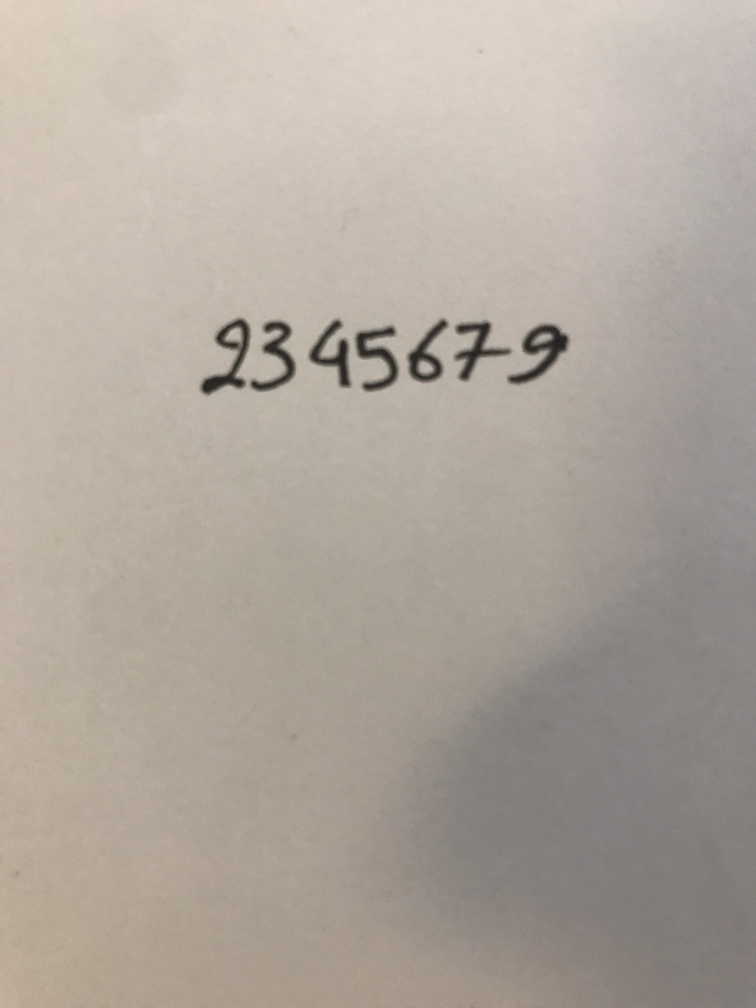
#> input picture datasets/digits/1.jpg, 3024 x 4032 px (shown at 1/4 size)
$ jupyter execute --allow-errors NumberDetectionModel.ipynb
#> lines starting #> are read from the running program, lines starting #| are printed output that depends on the picture; after the words box and inside, x2 and y2 are one past the last pixel; in counts of white or black regions, pixels touching at a corner belong together
### scanner.py
import numpy as np
import cv2
import matplotlib.pyplot as plt
from skimage.filters import threshold_local
import imutils

def show_images(images,figure,titles=None):
    #This function is used to show image(s) with titles by sending an array of images and an array of associated titles.
    # images[0] will be drawn with the title titles[0] if exists
    # You aren't required to understand this function, use it as-is.
    n_ims = len(images)
    if titles is None: titles = ['(%d)' % i for i in range(1,n_ims + 1)]
    fig = plt.figure(figure)
    n = 1
    for image,title in zip(images,titles):
        a = fig.add_subplot(1,n_ims,n)
        if image.ndim == 2:
            plt.gray()
        plt.imshow(image)
        a.set_title(title)
        n += 1
    fig.set_size_inches(np.array(fig.get_size_inches()) * n_ims)


class Scanner:
    """
    Class used to take captured image and transform it to scanned

    ...

    Attributes
    ----------
    img : np.ndarray
        image to be scanned
    original : np.ndarray
        original copy of the image kept for visualizing
    GAUSSIAN_SIZE : tuple
        Window size of gaussian filter
    CANNY_L_THRESH : int
        Low threshold of canny edge detector
    CANNY_H_THRESH : int
        High threshold of canny edge detector
    DILATION_SIZE : tuple
        Element size of dilation
    DILATION_ITERS : int
        Number of dilations
    EROSION_SIZE : tuple
        Element size of erosion
    EROSION_ITERS : int
        Number of erosions

    Methods
    -------
    get_edges()
        return an image wiht edges of original

    get_corners(edged)
        return return the corners of the scanned paper

    order_pts(pts)
        return an ordered version of the corners (top-left,top-right,bottom-right,bottom-left)

    get_dst_pts(rect)
        return the new dimension points for the scanned image

    trnasform(visualize=True)
        return the transfomed scanned paper
    """

    # [86 lines left out: functions __init__, get_edges, get_corners, order_pts, get_dst_pts, trnasform, not called in this run]

### NumberDetectionModel.ipynb
[cell 1]
import cv2
import matplotlib.pyplot as plt
import numpy as np
import imutils
from scanner import show_images

from sklearn.svm import  SVC
from sklearn.datasets import fetch_openml
from sklearn.model_selection import train_test_split,GridSearchCV
from sklearn.preprocessing import StandardScaler
from sklearn.pipeline import Pipeline

[cell 2]
img = cv2.imread('datasets/digits/1.jpg')[1000:1700,570:2400]
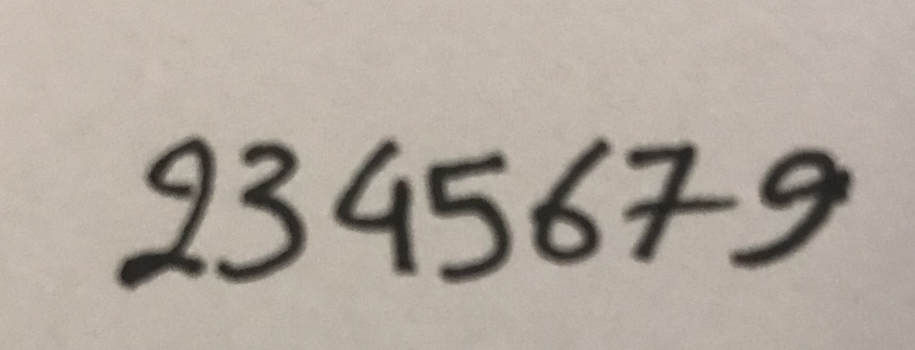
#> img: shape (700, 1830, 3) (shown at 1/2 size); mean B, G, R 157.5, 167.4, 176.1
vis_img = img.copy()
gray = cv2.cvtColor(img,cv2.COLOR_BGR2GRAY)
blur = cv2.GaussianBlur(gray,(5,5),0)
_,thresh =  cv2.threshold(blur, 150, 255,cv2.THRESH_BINARY_INV)
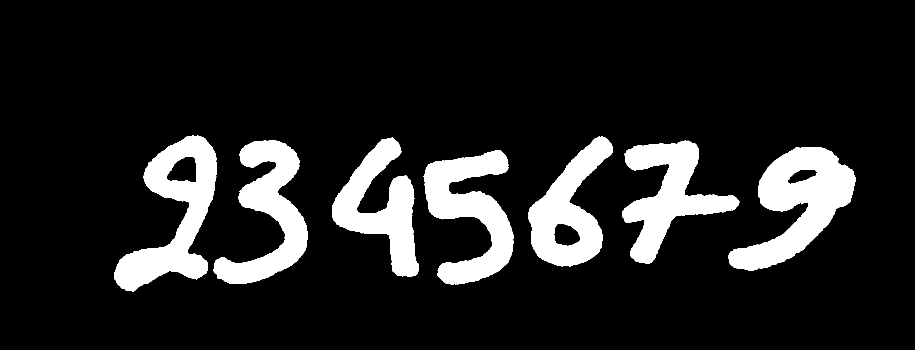
#> thresh: shape (700, 1830) (shown at 1/2 size); 13.1% white; 7 white regions
print(thresh)
#> (printed output is left out)

plt.imshow(thresh)

[cell 3]
# find contours in the thresholded image, then initialize the
# digit contours lists
cnts = cv2.findContours(thresh.copy(), cv2.RETR_EXTERNAL,cv2.CHAIN_APPROX_SIMPLE)
#> cnts = 7 contours; box (x1, y1, x2, y2) and area: (1457, 294, 1711, 541) 29482, (229, 271, 434, 583) 28548, (847, 300, 1027, 569) 23432, (1244, 281, 1479, 528) 22423, (427, 280, 615, 568) 22354, (1056, 273, 1225, 533) 22140, (664, 274, 838, 553) 20780
cnts = imutils.grab_contours(cnts)
digit_bb = []
# loop over the digit area candidates
for c in cnts:
	# compute the bounding box of the contour
	(x, y, w, h) = cv2.boundingRect(c)
	# if the contour is sufficiently large, it must be a digit
	if w >= 50 and (h >= 100 and h <= 800):
		digit_bb.append([x, y, w, h])
		cv2.drawContours(vis_img, [c], -1, (0, 255, 0), 15)
#> this loop made 7 passes
#> (x, y, w, h) on passes 1 to 7: (847, 300, 180, 269), (1457, 294, 254, 247), (1244, 281, 235, 247), (427, 280, 188, 288), (664, 274, 174, 279), (1056, 273, 169, 260), (229, 271, 205, 312)
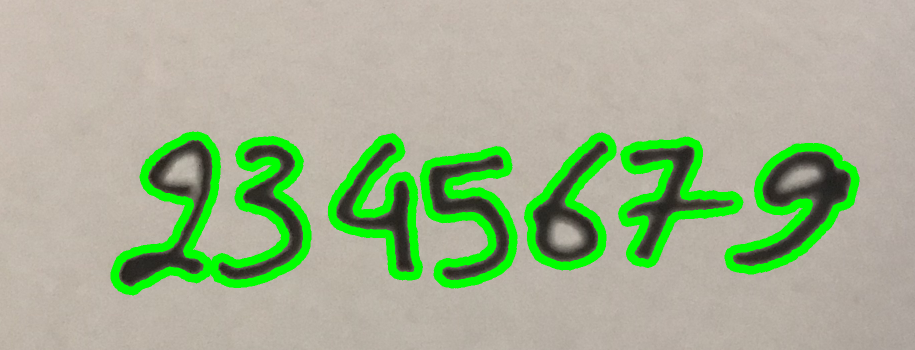
#> vis_img: shape (700, 1830, 3) (shown at 1/2 size); 9.42% of pixels changed, all inside (x1, y1, x2, y2) = (221, 263, 1719, 591)
#> after the loop, digit_bb = [[847, 300, 180, 269], [1457, 294, 254, 247], [1244, 281, 235, 247], [427, 280, 188, 288], [664, 274, 174, 279], [1056, 273, 169, 260], [229, 271, 205, 312]]

print(digit_bb)
#| [[847, 300, 180, 269], [1457, 294, 254, 247], [1244, 281, 235, 247], [427, 280, 188, 288], [664, 274, 174, 279], [1056, 273, 169, 260], [229, 271, 205, 312]]
plt.imshow(vis_img)

[cell 4]
digits = []
for bb in digit_bb:
    x,y,w,h = bb
    digits.append(img[y:y+h,x:x+w])
#> after the loop, digits = 7 items

show_images(digits,0)
#> in show_images, `n_ims = len(images)`: n_ims = 7
#> the loop in show_images, `for image,title in zip(images,titles):` made 7 passes
#> title on passes 1 to 7: '(1)', '(2)', '(3)', '(4)', '(5)', '(6)', '(7)'
#> after the loop in show_images, `for image,title in zip(images,titles):`: n = 8
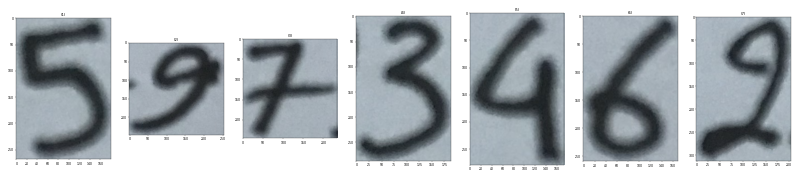
#> figure drawn by matplotlib, 7 panels
